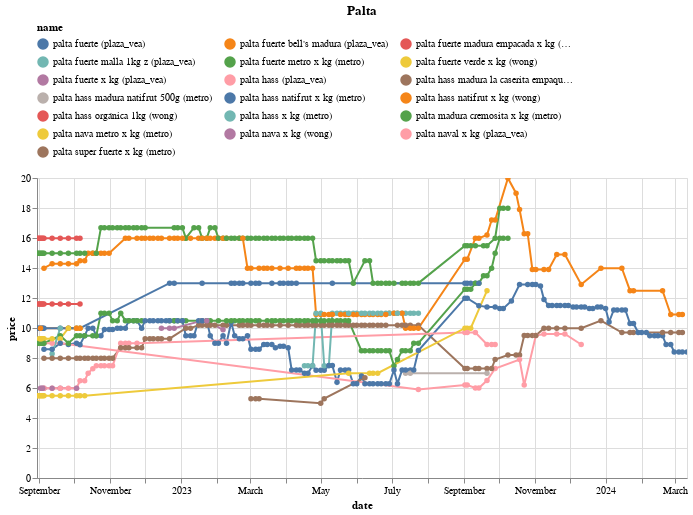

This figure's notebook cell:
### Code cell
(df
 .loc[df.name.isin(names)]
 .pipe(alt.Chart)
 .mark_line(point=True)
 .encode(x='date', y='price', color='name', tooltip=['name','price'])
 .properties(width=650, title='Palta')
 .interactive()
 .configure_legend(orient='top', columns=3)
)

### Figure 1 — Vega-Lite specification as saved in the notebook (floating-point values rounded to 4 significant figures; data arrays with more than 128 entries replaced by an {"elided": "..."} marker saying what was removed)
{"config": {"view": {"continuousWidth": 300, "continuousHeight": 300}, "legend": {"columns": 3, "orient": "top"}}, "data": {"name": "data-47e9b123907d3f95028ae025ca0abc5b"}, "mark": {"type": "line", "point": true}, "encoding": {"color": {"field": "name", "type": "nominal"}, "tooltip": [{"field": "name", "type": "nominal"}, {"field": "price", "type": "quantitative"}], "x": {"field": "date", "type": "temporal"}, "y": {"field": "price", "type": "quantitative"}}, "params": [{"name": "param_14", "select": {"type": "interval", "encodings": ["x", "y"]}, "bind": "scales"}], "title": "Palta", "width": 650, "$schema": "https://vega.github.io/schema/vega-lite/v5.16.3.json", "datasets": {"data-47e9b123907d3f95028ae025ca0abc5b": {"elided": "708 records"}}}
